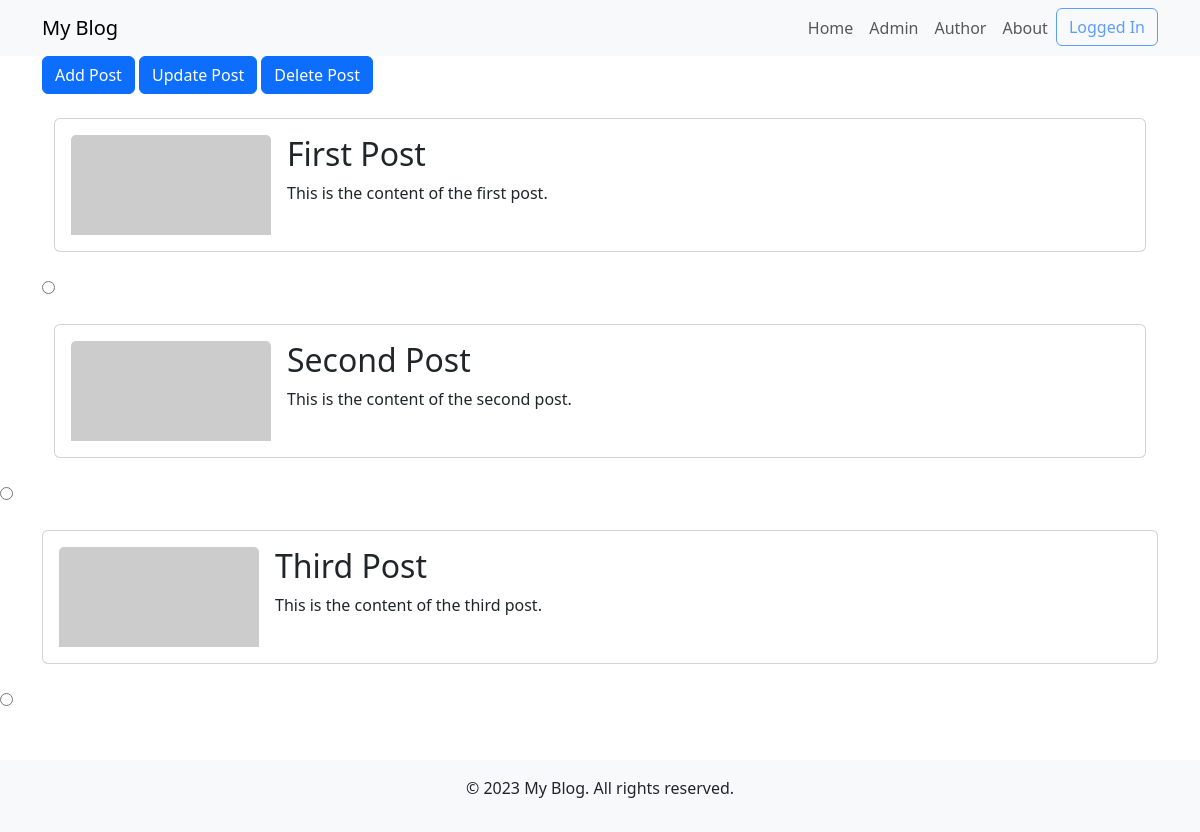
Page /controller.php?page=author (signed in) on the earlier database version.
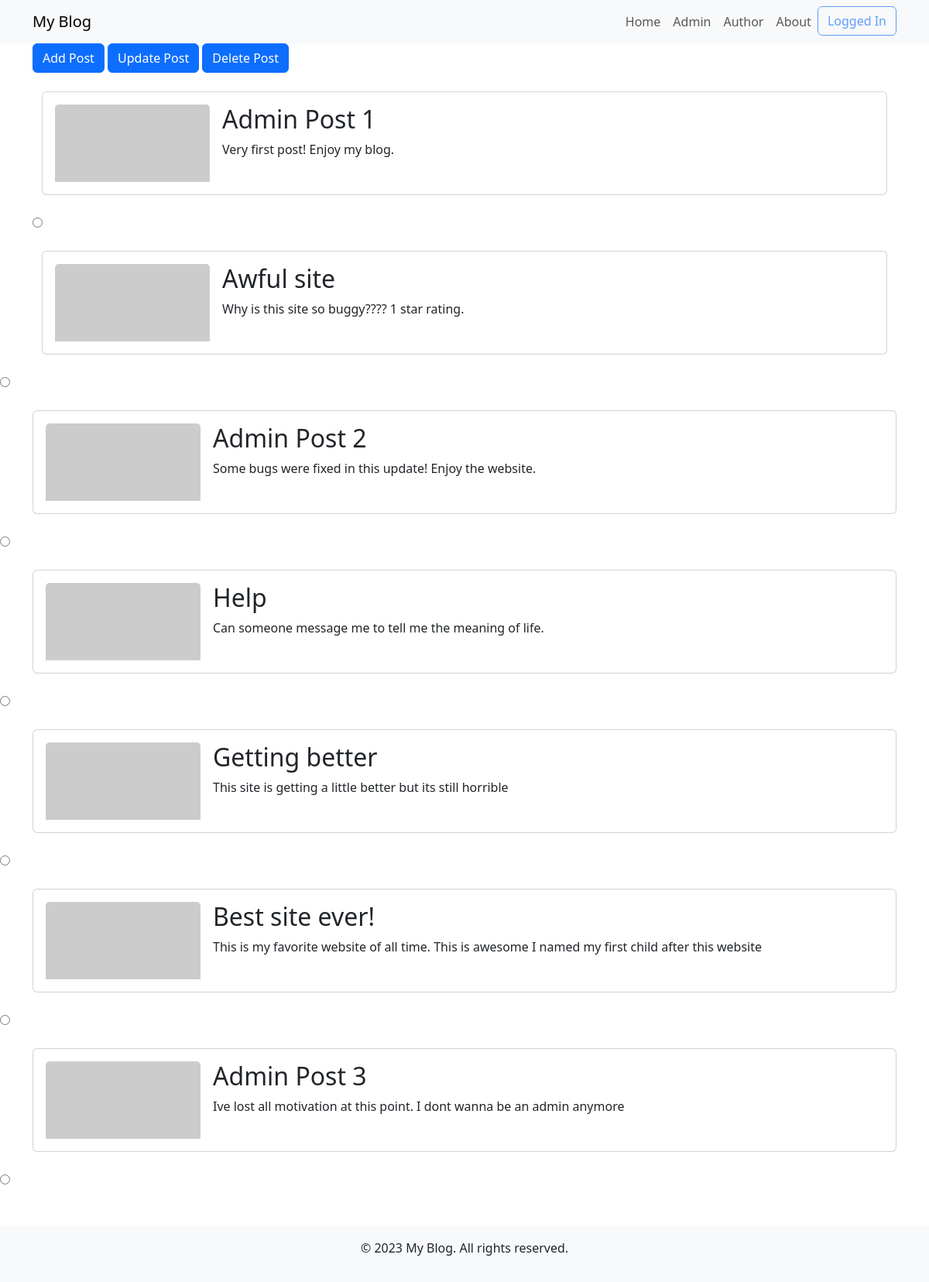
Same page on the later database version.
### tables this page shows
CREATE TABLE posts (
    postID INT AUTO_INCREMENT PRIMARY KEY,
    title VARCHAR(255) NOT NULL,
    content TEXT NOT NULL,
    publication_date TIMESTAMP DEFAULT CURRENT_TIMESTAMP,
    userID INT,
    FOREIGN KEY (userID) REFERENCES users(userID)
);

### controller.php (called while the page is built, shortened)
<?php
    include_once "models/PostDAO.php";
    class FrontController {
        private $controllers;
        public function __construct(){
            $this->controllers = $this->loadControllers();
        }
        public function run(){
            $method = $_SERVER['REQUEST_METHOD'];
            $page = $_REQUEST['page'];
            $controller = $this->controllers[$method.$page];
            $controller = $this->securityCheck($controller);
            if($method=='GET'){
                $content=$controller->processGET();
            }
            include "template/template.php";
        }
        private function loadControllers(){
            $controllers["GET"."list"] = new UserList();
            $controllers["GET"."author"] = new PostList();
            $controllers["GET"."add"] = new UserAdd();
            $controllers["POST"."add"] = new UserAdd();
            $controllers["GET"."addpost"] = new PostAdd();
            $controllers["POST"."addpost"] = new PostAdd();
            $controllers["GET"."update"] = new UserUpdate();
            $controllers["POST"."update"] = new UserUpdate();
            $controllers["GET"."updatepost"] = new PostUpdate();
            $controllers["POST"."updatepost"] = new PostUpdate();
            $controllers["GET"."delete"] = new UserDelete();
            $controllers["POST"."delete"] = new UserDelete();
            $controllers["GET"."deletepost"] = new PostDelete();
            $controllers["POST"."deletepost"] = new PostDelete();
            $controllers["GET"."login"] = new Login();
            $controllers["POST"."login"] = new Login();
            $controllers["GET"."home"] = new Home();
            $controllers["GET"."about"] = new About();
            $controllers["GET"."posttemplate"] = new PostTemplate();
            return $controllers;
        }
        private function securityCheck($controller){
            return $controller;
        }
    }
    $controller = new FrontController();
    $controller->run();
?>

### models/Post.php (called while the page is built, shortened)
<?php
class Post {
    private $title;
    private $content;
    private $postID;
    public function setPostID($postID){
        $this->postID=$postID;
    }
    public function getPostID(){
        return $this->postID;
    }
    public function setContent($content){
        $this->content=$content;
    }
    public function getContent(){
        return $this->content;
    }
    public function setTitle($title){
        $this->title=$title;
    }
    public function getTitle(){
        return $this->title;
    }
}
?>

### models/PostDAO.php (called while the page is built, shortened)
<?php
   include_once 'Post.php';
    class PostDAO {
        public function getConnection(){
            $mysqli = new mysqli("127.0.0.1", "bloguser", "blogpass", "blogDB");
            return $mysqli;
        }
        public function getPosts(){
            $connection=$this->getConnection();
            $stmt = $connection->prepare("SELECT * FROM posts;");
            $stmt->execute();
            $result = $stmt->get_result();
            while($row = $result->fetch_assoc()){
                $post = new Post();
                $post->load($row);
                $posts[]=$post;
            }
            return $posts;
        }
    }
?>

### controllers/UserControllers.php (called while the page is built, shortened)
<?php
    include "PostDAO.php";
    class PostList implements ControllerAction{
        function processGET(){
            $postDAO = new PostDAO();
            $posts = $postDAO->getPosts();
            return "views/listPosts.php";
        }
    }
?>

### views/listPosts.php (the view, shortened to what this page needs)
<?php
   $posts = $_REQUEST['posts'];
?>
    <div class="container">
        <div class="col">
            <form action="controller.php" method="GET">
            <button class="btn btn-primary" type="submit" name="page" value="addpost">Add Post</button>
            <button class="btn btn-primary" type="submit" name="page" value="updatepost">Update Post</button>
            <button class="btn btn-primary" type="submit" name="page" value="deletepost">Delete Post</button>
                    <?php
                        if($_SESSION['isAdmin']=='TRUE'){
                            for($index=0;$index<count($posts);$index++){
                                echo "<div class=\"container mt-4\"><div class=\"card\"><div class=\"card-body\"><img src=\"https://via.placeholder.com/400x200\" class=\"card-img-top float-start me-3\" alt=\"Post Image\" style=\"width: 200px;\"><h2 class=\"card-title\">".$posts[$index]->getTitle()."</h2><p class=\"card-text\">".$posts[$index]->getContent()."</p><p class=\"card-text\"></p></div></div></div></div>";
                                    echo "<br><tr><td><input type=\"radio\" name=\"postID\" value=\"".$posts[$index]->getPostID()."\"></td>";
                            }
                        }
                    ?>

### template/template.php (shortened to what this page needs)
<!DOCTYPE html>
<html lang="en">
<head>
    <link href="https://cdn.jsdelivr.net/npm/bootstrap@5.3.2/dist/css/bootstrap.min.css" rel="stylesheet">
</head>
<body>
<?php
   include "template/header.php";
    include $content;
   include "template/footer.php";
?>
</body>
</html>

### template/header.php (shortened to what this page needs)
<?php
  if(isset($_SESSION['loggedin'])){
    $status="Logged In";
    $class="disabled";
  }else{
    $status="Login";
    $class="";
  }
?>
<header>
<nav class="navbar navbar-expand-lg navbar-light bg-light">
    <div class="container">
        <a class="navbar-brand" href="controller.php?page=home">My Blog</a>
        <div class="collapse navbar-collapse" id="navbarNav">
            <ul class="navbar-nav ms-auto">
                <li class="nav-item">
                    <a class="nav-link" href="controller.php?page=home">Home</a>
                </li>
                <li class="nav-item">
                    <?php
                    if(isset($_SESSION['isAdmin'])){
                        echo "<a class=\"nav-link\" href=\"controller.php?page=list\">Admin</a>";
                    }
                    ?>
                </li>
                <li class="nav-item">
                <?php
                    if(isset($_SESSION['loggedin'])){
                        echo "<a class=\"nav-link\" href=\"controller.php?page=author\">Author</a>";
                    }
                    ?>
                </li>
                <li class="nav-item">
                    <a class="nav-link" href="controller.php?page=about">About</a>
                </li>
                <li class="nav-item">
                    <a class="btn btn-outline-primary <?php echo $class; ?>" href="controller.php?page=login"><?php echo $status; ?></a>
                </li>
            </ul>
        </div>
    </div>
</nav>
</header>

### template/footer.php
<footer class="bg-light text-center p-3 mt-5">
    <p>&copy; 2023 My Blog. All rights reserved.</p>
</footer>

Differences in the rows shown:
changed posts: title "First Post" → "Admin Post 1"; content "This is the content of the first post." → "Very first post! Enjoy my blog."
changed posts: title "Second Post" → "Awful site"; content "This is the content of the second post." → "Why is this site so buggy???? 1 star rating."
changed posts: title "Third Post" → "Admin Post 2"; content "This is the content of the third post." → "Some bugs were fixed in this update! Enjoy the website."
added posts: title "Help", content "Can someone message me to tell me the meaning of life."
added posts: title "Getting better", content "This site is getting a little better but its still horrible"
added posts: title "Best site ever!", content "This is my favorite website of all time. This is awesome I named my first child after this website"
added posts: title "Admin Post 3", content "Ive lost all motivation at this point. I dont wanna be an admin anymore"
